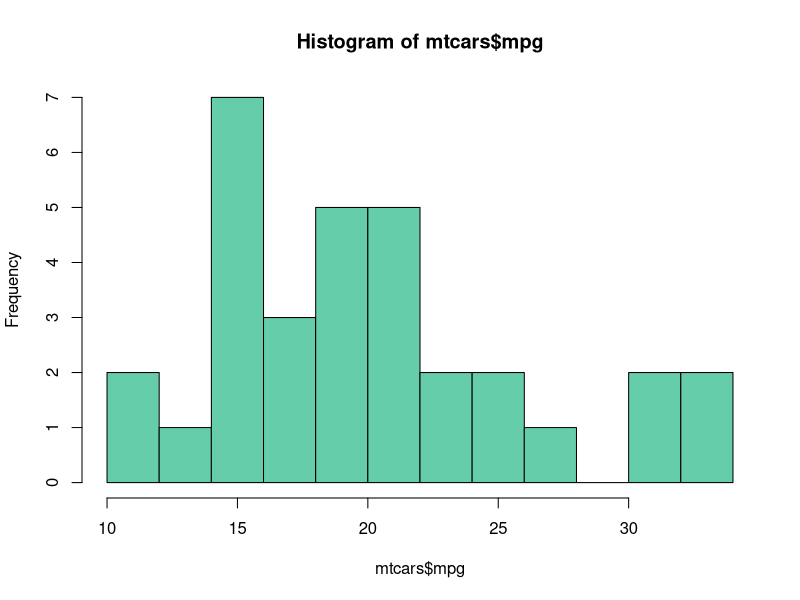
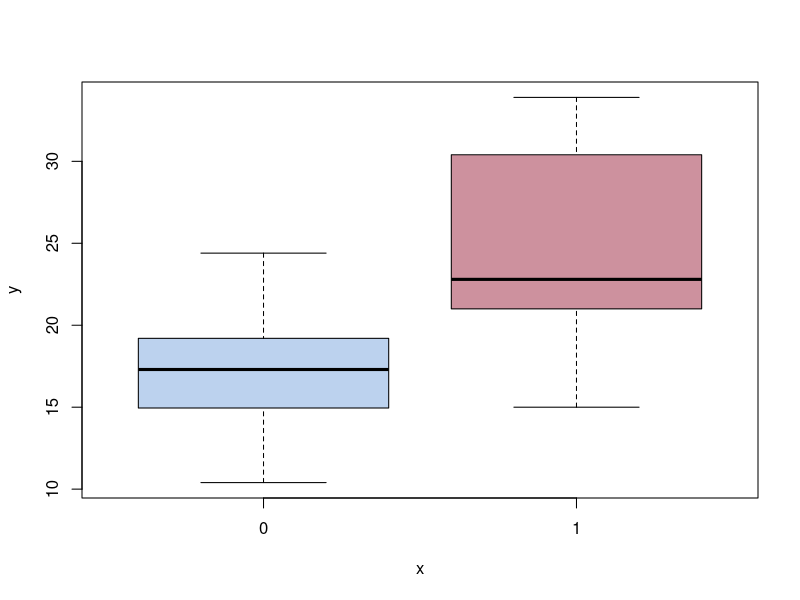
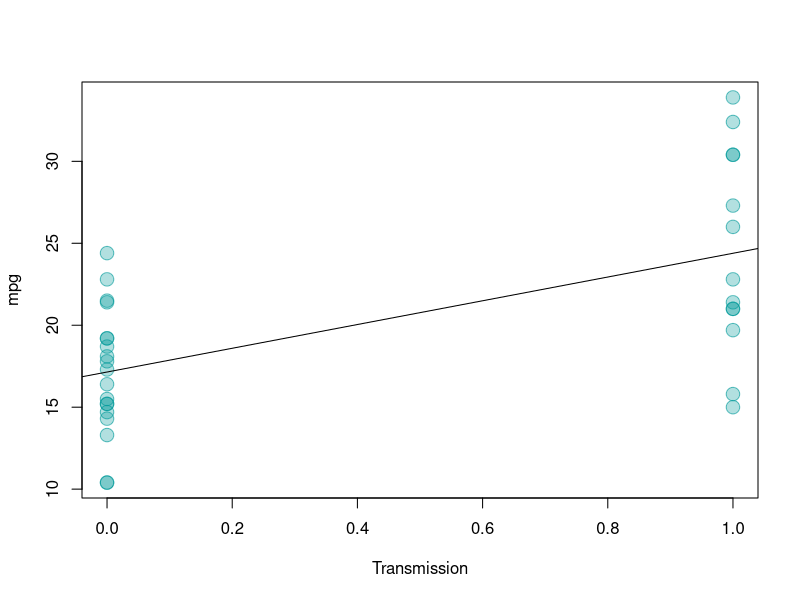
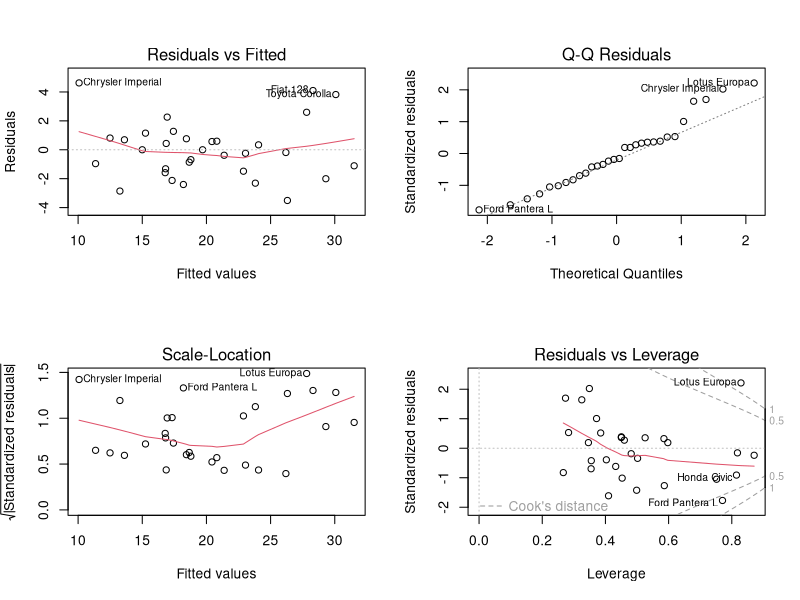
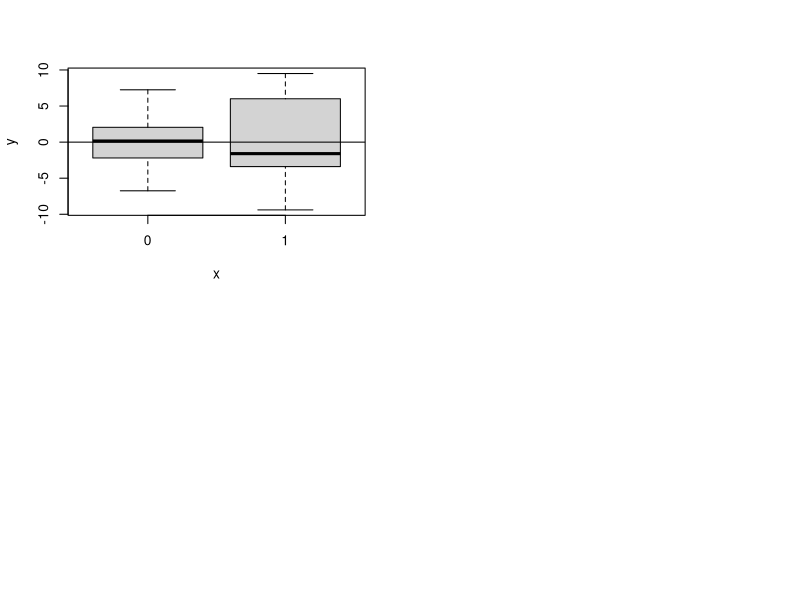

R code for these plots, in order:
data("mtcars")


str(mtcars)
mtcars$cyl <- as.factor(mtcars$cyl)
mtcars$vs <- as.factor(mtcars$vs)
mtcars$am <- as.factor(mtcars$am)
mtcars$gear <- as.factor(mtcars$gear)
mtcars$carb <- as.factor(mtcars$carb)


hist(mtcars$mpg,breaks = 15, col='aquamarine3')
plot(mtcars$am,mtcars$mpg,col=c('lightsteelblue2','pink3'))

fit <- lm(mpg~am,data = mtcars)
summary(fit)
plot(as.numeric(mtcars$am)-1,mtcars$mpg,xlab='Transmission',ylab='mpg',
     col=rgb(0,.6,.6,.6), bg=rgb(0,.6,.6,.3),cex=1.8, pch=21)
abline(fit)

fitall <- lm(mpg~.,data = mtcars)
summary(fitall)


par(mfrow=c(2,2))
plot(fitall)

plot(mtcars$am,resid(fit))
abline(h=0)
